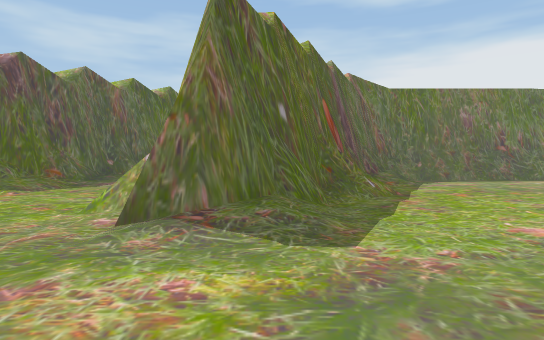
[1] (above)

15 first-person views from a walk through a scene from a Unity 3-D project. The camera is 1.5 m above the floor, tilts 2° down and sees 75° across. The floor is counted in squares, 1.8 m on a side. Each view is taken from the middle of a square. On the plan, view 1 faces up. The plan holds only what a view shows up to about 12 squares ahead; the rest is blank. The place goes on beyond the plan. The player character is not drawn. Some animated figures are not drawn.

[2]
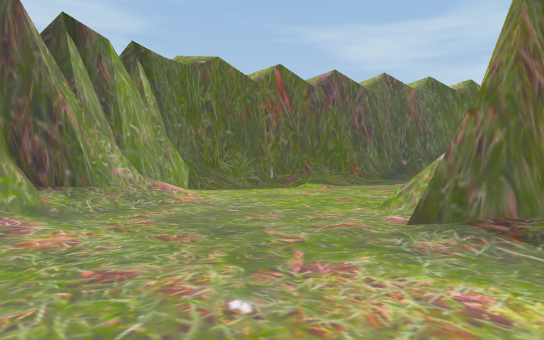

[3]
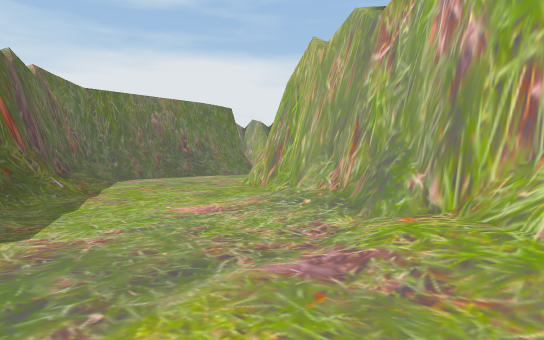

[4]
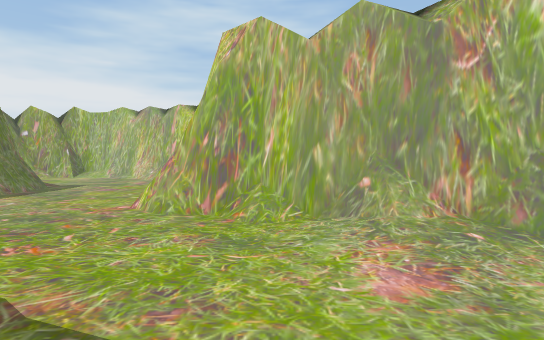

[5]
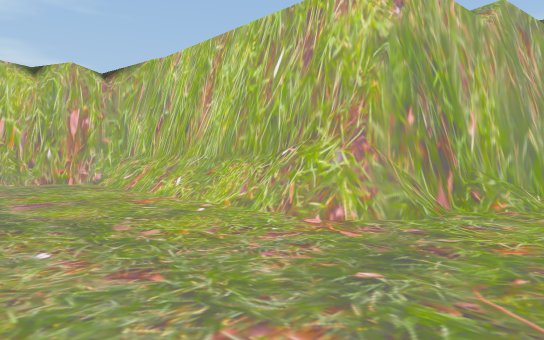

[6]
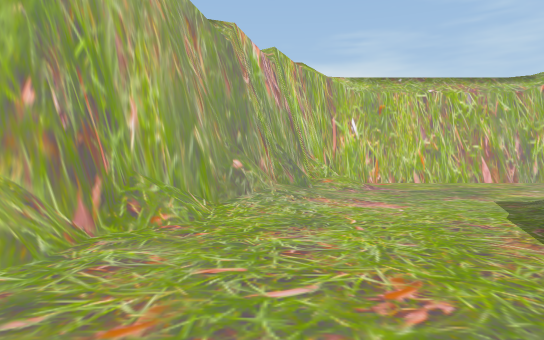

[7]
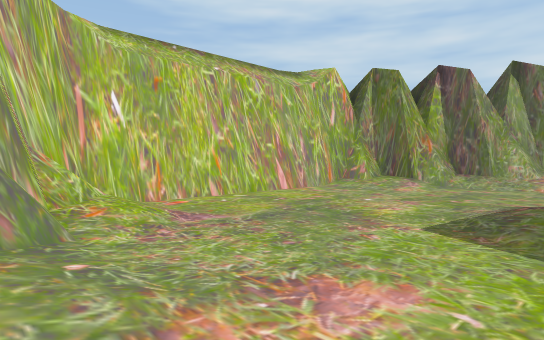

[8]
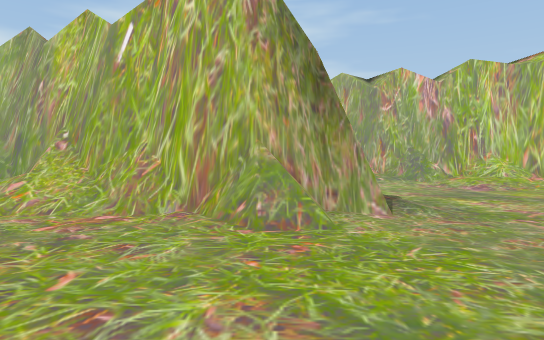

[9]
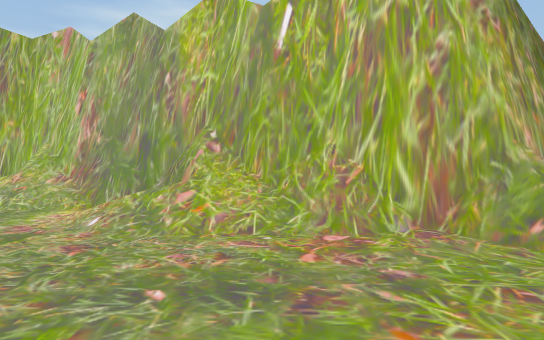

[10]
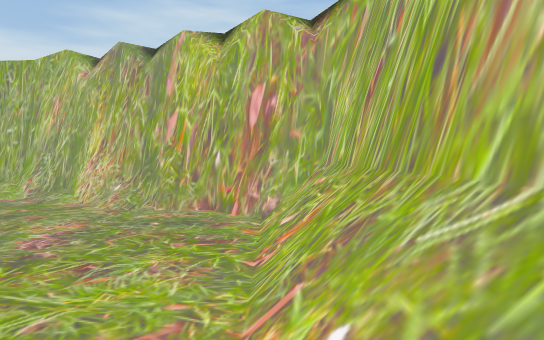

[11]
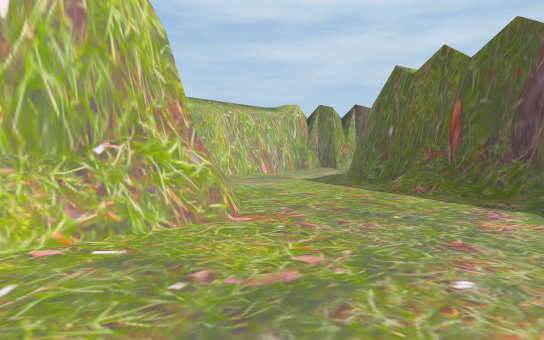

[12]
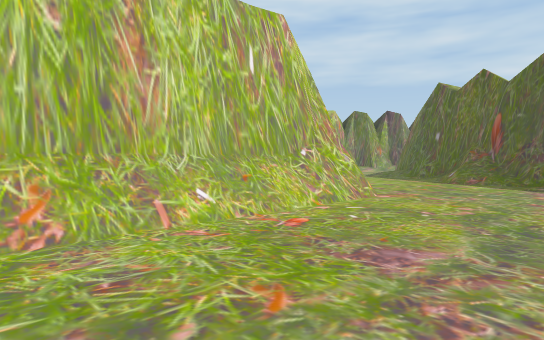

[13]
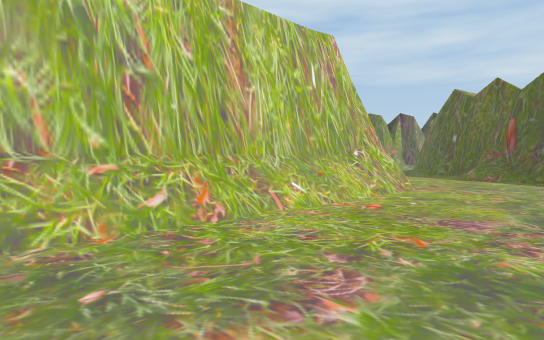

[14]
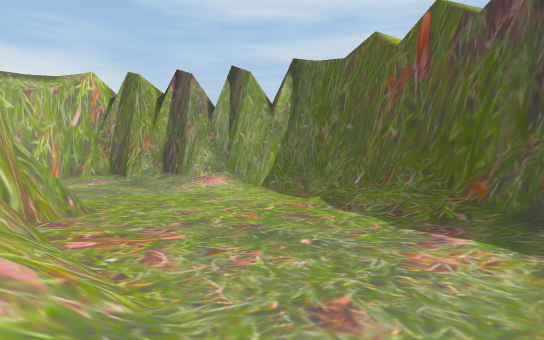

[15]
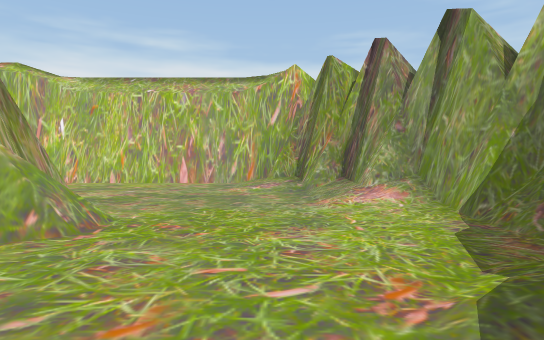

### Floor plan
Key: @ floor where view 1 was taken; # wall or solid block; . floor; / step, stairs or slope.
Columns run from 8 left of view 1 to 20 right of it. Each row starts with its distance up from view 1.
 12  ##//..//###//.............##
 11  ##/.../####/............./#
 10 ##/...//###/..............##
  9 ##/.../####/..............#
  8 #//.../###//....##///////##
  7 #.....####/....###########
  6 /..../###/.....#
  5 #...../#//..../#
  4 #//....//..../##
  3 ##/.........//#
  2  #/........./##
  1  ##/......./##
  0   #//...@../#
 -1   ##/.....//#
 -2    ##########

Positions as (right, up) in squares from view 1, and headings:
1: (0, 0), facing up
2: (0, 0), facing up-left
3: (0, -1), facing up-right
4: (0, 5), facing right
5: (5, 12), facing down-right
6: (5, 10), facing down
7: (5, 5), facing down-left
8: (-7, 6), facing right
9: (-6, 9), facing right
10: (11, 8), facing right
11: (11, 12), facing down-left
12: (15, 12), facing down-left
13: (17, 12), facing down-left
14: (-1, 12), facing down-left
15: (-5, 10), facing down
